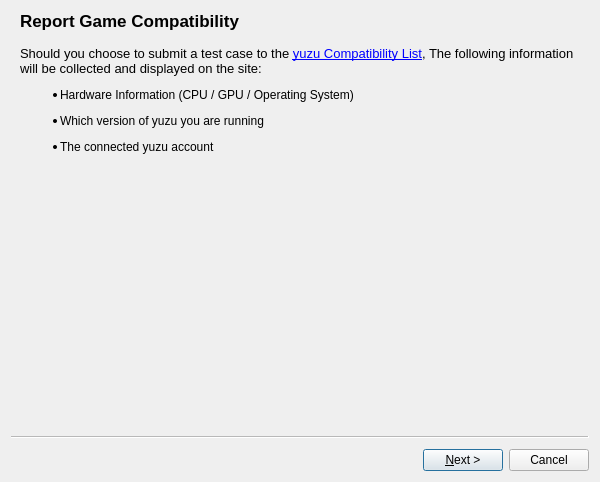
<?xml version="1.0" encoding="UTF-8"?>
<ui version="4.0">
 <class>CompatDB</class>
 <widget class="QWizard" name="CompatDB">
  <property name="geometry">
   <rect>
    <x>0</x>
    <y>0</y>
    <width>600</width>
    <height>482</height>
   </rect>
  </property>
  <property name="minimumSize">
   <size>
    <width>500</width>
    <height>410</height>
   </size>
  </property>
  <property name="windowTitle">
   <string>Report Compatibility</string>
  </property>
  <property name="options">
   <set>QWizard::DisabledBackButtonOnLastPage|QWizard::HelpButtonOnRight|QWizard::NoBackButtonOnStartPage</set>
  </property>
  <widget class="QWizardPage" name="wizard_Info">
   <property name="title">
    <string>Report Game Compatibility</string>
   </property>
   <attribute name="pageId">
    <string notr="true">0</string>
   </attribute>
   <layout class="QVBoxLayout" name="verticalLayout">
    <item>
     <widget class="QLabel" name="lbl_Spiel">
      <property name="text">
       <string>&lt;html&gt;&lt;head/&gt;&lt;body&gt;&lt;p&gt;&lt;span style=&quot; font-size:10pt;&quot;&gt;Should you choose to submit a test case to the &lt;/span&gt;&lt;a href=&quot;https://yuzu-emu.org/game/&quot;&gt;&lt;span style=&quot; font-size:10pt; text-decoration: underline; color:#0000ff;&quot;&gt;yuzu Compatibility List&lt;/span&gt;&lt;/a&gt;&lt;span style=&quot; font-size:10pt;&quot;&gt;, The following information will be collected and displayed on the site:&lt;/span&gt;&lt;/p&gt;&lt;ul style=&quot;margin-top: 0px; margin-bottom: 0px; margin-left: 0px; margin-right: 0px; -qt-list-indent: 1;&quot;&gt;&lt;li style=&quot; margin-top:12px; margin-bottom:12px; margin-left:0px; margin-right:0px; -qt-block-indent:0; text-indent:0px;&quot;&gt;Hardware Information (CPU / GPU / Operating System)&lt;/li&gt;&lt;li style=&quot; margin-top:12px; margin-bottom:12px; margin-left:0px; margin-right:0px; -qt-block-indent:0; text-indent:0px;&quot;&gt;Which version of yuzu you are running&lt;/li&gt;&lt;li style=&quot; margin-top:12px; margin-bottom:12px; margin-left:0px; margin-right:0px; -qt-block-indent:0; text-indent:0px;&quot;&gt;The connected yuzu account&lt;/li&gt;&lt;/ul&gt;&lt;/body&gt;&lt;/html&gt;</string>
      </property>
      <property name="wordWrap">
       <bool>true</bool>
      </property>
      <property name="openExternalLinks">
       <bool>true</bool>
      </property>
     </widget>
    </item>
    <item>
     <spacer name="verticalSpacer_2">
      <property name="orientation">
       <enum>Qt::Vertical</enum>
      </property>
      <property name="sizeHint" stdset="0">
       <size>
        <width>20</width>
        <height>0</height>
       </size>
      </property>
     </spacer>
    </item>
   </layout>
  </widget>
  <widget class="QWizardPage" name="wizard_Report">
   <property name="title">
    <string>Report Game Compatibility</string>
   </property>
   <attribute name="pageId">
    <string notr="true">1</string>
   </attribute>
   <layout class="QFormLayout" name="formLayout">
    <item row="2" column="0">
     <widget class="QRadioButton" name="radioButton_Perfect">
      <property name="text">
       <string>Perfect</string>
      </property>
     </widget>
    </item>
    <item row="2" column="1">
     <widget class="QLabel" name="lbl_Perfect">
      <property name="text">
       <string>&lt;html&gt;&lt;head/&gt;&lt;body&gt;&lt;p&gt;Game functions flawlessly with no audio or graphical glitches.&lt;/p&gt;&lt;/body&gt;&lt;/html&gt;</string>
      </property>
      <property name="wordWrap">
       <bool>true</bool>
      </property>
     </widget>
    </item>
    <item row="4" column="0">
     <widget class="QRadioButton" name="radioButton_Great">
      <property name="text">
       <string>Great </string>
      </property>
     </widget>
    </item>
    <item row="4" column="1">
     <widget class="QLabel" name="lbl_Great">
      <property name="text">
       <string>&lt;html&gt;&lt;head/&gt;&lt;body&gt;&lt;p&gt;Game functions with minor graphical or audio glitches and is playable from start to finish. May require some workarounds.&lt;/p&gt;&lt;/body&gt;&lt;/html&gt;</string>
      </property>
      <property name="wordWrap">
       <bool>true</bool>
      </property>
     </widget>
    </item>
    <item row="5" column="0">
     <widget class="QRadioButton" name="radioButton_Okay">
      <property name="text">
       <string>Okay</string>
      </property>
     </widget>
    </item>
    <item row="5" column="1">
     <widget class="QLabel" name="lbl_Okay">
      <property name="text">
       <string>&lt;html&gt;&lt;head/&gt;&lt;body&gt;&lt;p&gt;Game functions with major graphical or audio glitches, but game is playable from start to finish with workarounds.&lt;/p&gt;&lt;/body&gt;&lt;/html&gt;</string>
      </property>
      <property name="wordWrap">
       <bool>true</bool>
      </property>
     </widget>
    </item>
    <item row="6" column="0">
     <widget class="QRadioButton" name="radioButton_Bad">
      <property name="text">
       <string>Bad</string>
      </property>
     </widget>
    </item>
    <item row="6" column="1">
     <widget class="QLabel" name="lbl_Bad">
      <property name="text">
       <string>&lt;html&gt;&lt;head/&gt;&lt;body&gt;&lt;p&gt;Game functions, but with major graphical or audio glitches. Unable to progress in specific areas due to glitches even with workarounds.&lt;/p&gt;&lt;/body&gt;&lt;/html&gt;</string>
      </property>
      <property name="wordWrap">
       <bool>true</bool>
      </property>
     </widget>
    </item>
    <item row="7" column="0">
     <widget class="QRadioButton" name="radioButton_IntroMenu">
      <property name="text">
       <string>Intro/Menu</string>
      </property>
     </widget>
    </item>
    <item row="7" column="1">
     <widget class="QLabel" name="lbl_IntroMenu">
      <property name="text">
       <string>&lt;html&gt;&lt;head/&gt;&lt;body&gt;&lt;p&gt;Game is completely unplayable due to major graphical or audio glitches. Unable to progress past the Start Screen.&lt;/p&gt;&lt;/body&gt;&lt;/html&gt;</string>
      </property>
      <property name="wordWrap">
       <bool>true</bool>
      </property>
     </widget>
    </item>
    <item row="8" column="0">
     <widget class="QRadioButton" name="radioButton_WontBoot">
      <property name="text">
       <string>Won't Boot</string>
      </property>
      <property name="checkable">
       <bool>true</bool>
      </property>
      <property name="checked">
       <bool>false</bool>
      </property>
     </widget>
    </item>
    <item row="8" column="1">
     <widget class="QLabel" name="lbl_WontBoot">
      <property name="text">
       <string>&lt;html&gt;&lt;head/&gt;&lt;body&gt;&lt;p&gt;The game crashes when attempting to startup.&lt;/p&gt;&lt;/body&gt;&lt;/html&gt;</string>
      </property>
     </widget>
    </item>
    <item row="0" column="0" colspan="2">
     <widget class="QLabel" name="lbl_Independent">
      <property name="font">
       <font>
        <pointsize>10</pointsize>
       </font>
      </property>
      <property name="text">
       <string>&lt;html&gt;&lt;head/&gt;&lt;body&gt;&lt;p&gt;Independent of speed or performance, how well does this game play from start to finish on this version of yuzu?&lt;/p&gt;&lt;/body&gt;&lt;/html&gt;</string>
      </property>
      <property name="wordWrap">
       <bool>true</bool>
      </property>
     </widget>
    </item>
    <item row="1" column="0" colspan="2">
     <spacer name="verticalSpacer">
      <property name="orientation">
       <enum>Qt::Vertical</enum>
      </property>
      <property name="sizeHint" stdset="0">
       <size>
        <width>20</width>
        <height>0</height>
       </size>
      </property>
     </spacer>
    </item>
   </layout>
  </widget>
  <widget class="QWizardPage" name="wizard_ThankYou">
   <property name="title">
    <string>Thank you for your submission!</string>
   </property>
   <attribute name="pageId">
    <string notr="true">2</string>
   </attribute>
  </widget>
 </widget>
 <resources/>
 <connections/>
</ui>
